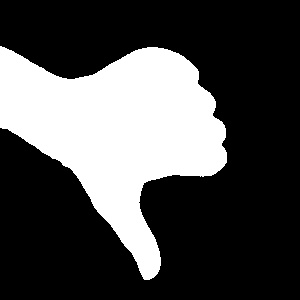
#> input picture data/down/1091.jpg, 300 x 300 px, given in place of the camera
$ python collect-data.py
#> lines starting #> are read from the running program, lines starting #| are printed output that depends on the picture; after the words box and inside, x2 and y2 are one past the last pixel; in counts of white or black regions, pixels touching at a corner belong together
"""Data Collection for gesture recognition model with OpenCV."""

import cv2
import numpy as np
import os

# Create the directories
if not os.path.exists("data1"):
    os.makedirs("data1")

if not os.path.exists("data1/train"):
    os.makedirs("data1/train")

if not os.path.exists("data1/test"):
    os.makedirs("data1/test")

labels = [
    "zero",
    "one",
    "two",
    "three",
    "four",
    "five",
    "six",
    "seven",
    "eight",
    "nine",
    "up",
    "down",
    "left",
    "right",
    "off",
    "on",
    "ok",
]

for i in labels:
    if not os.path.exists("data1/train/" + i):
        os.makedirs("data1/train/" + i)
    if not os.path.exists("data1/test/" + i):
        os.makedirs("data1/test/" + i)


# train/test mode
mode = "test"
directory = f"data1/{mode}/"
minValue = 70

cap = cv2.VideoCapture(0)
interrupt = -1

while True:
    ret, frame = cap.read()
#> frame is the input picture: shape (300, 300, 3); min 0, max 255, mean 75.7
    # simulating mirror image
    frame = cv2.flip(frame, 1)

    # getting count of existing images
    count = {
        "zero": len(os.listdir(directory + "zero")),
        "one": len(os.listdir(directory + "one")),
        "two": len(os.listdir(directory + "two")),
        "three": len(os.listdir(directory + "three")),
        "four": len(os.listdir(directory + "four")),
        "five": len(os.listdir(directory + "five")),
        "six": len(os.listdir(directory + "six")),
        "seven": len(os.listdir(directory + "seven")),
        "eight": len(os.listdir(directory + "eight")),
        "nine": len(os.listdir(directory + "nine")),
        "up": len(os.listdir(directory + "up")),
        "down": len(os.listdir(directory + "down")),
        "left": len(os.listdir(directory + "left")),
        "right": len(os.listdir(directory + "right")),
        "off": len(os.listdir(directory + "off")),
        "on": len(os.listdir(directory + "on")),
        "ok": len(os.listdir(directory + "ok")),
    }

    # printing the count in each set to the screen
    cv2.putText(
        frame,
        "zero : " + str(count["zero"]),
        (10, 70),
        cv2.FONT_HERSHEY_PLAIN,
        1,
        (227, 132, 54),
        1,
    )
#> frame: shape (300, 300, 3); mean B, G, R 76, 75.9, 75.8
    cv2.putText(
        frame,
        "one : " + str(count["one"]),
        (10, 90),
        cv2.FONT_HERSHEY_PLAIN,
        1,
        (227, 132, 54),
        1,
    )
#> frame: shape (300, 300, 3); mean B, G, R 76.2, 76, 75.8
    cv2.putText(
        frame,
        "two : " + str(count["two"]),
        (10, 110),
        cv2.FONT_HERSHEY_PLAIN,
        1,
        (227, 132, 54),
        1,
    )
#> frame: shape (300, 300, 3); mean B, G, R 76.4, 76.1, 75.9
    cv2.putText(
        frame,
        "three : " + str(count["three"]),
        (10, 130),
        cv2.FONT_HERSHEY_PLAIN,
        1,
        (227, 132, 54),
        1,
    )
#> frame: shape (300, 300, 3); mean B, G, R 76.6, 76.2, 75.9
    cv2.putText(
        frame,
        "four : " + str(count["four"]),
        (10, 150),
        cv2.FONT_HERSHEY_PLAIN,
        1,
        (227, 132, 54),
        1,
    )
#> frame: shape (300, 300, 3); mean B, G, R 76.8, 76.3, 75.9
    cv2.putText(
        frame,
        "five : " + str(count["five"]),
        (10, 170),
        cv2.FONT_HERSHEY_PLAIN,
        1,
        (227, 132, 54),
        1,
    )
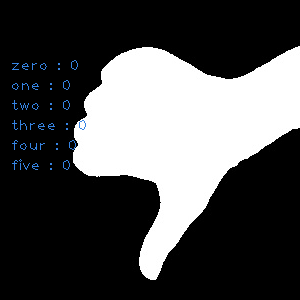
#> frame: shape (300, 300, 3); mean B, G, R 77.1, 76.5, 76
    cv2.putText(
        frame,
        "six : " + str(count["six"]),
        (10, 190),
        cv2.FONT_HERSHEY_PLAIN,
        1,
        (227, 132, 54),
        1,
    )
#> frame: shape (300, 300, 3); 0.08% of pixels changed, all inside (x1, y1, x2, y2) = (12, 179, 63, 190)
    cv2.putText(
        frame,
        "seven : " + str(count["seven"]),
        (10, 210),
        cv2.FONT_HERSHEY_PLAIN,
        1,
        (227, 132, 54),
        1,
    )
    cv2.putText(
        frame,
        "eight : " + str(count["eight"]),
        (10, 230),
        cv2.FONT_HERSHEY_PLAIN,
        1,
        (227, 132, 54),
        1,
    )
    cv2.putText(
        frame,
        "nine : " + str(count["nine"]),
        (10, 250),
        cv2.FONT_HERSHEY_PLAIN,
        1,
        (227, 132, 54),
        1,
    )
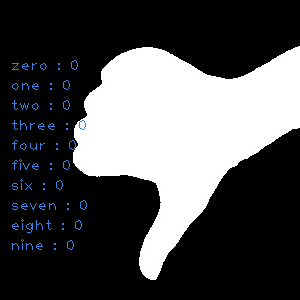
#> frame: shape (300, 300, 3); mean B, G, R 78.1, 77.1, 76.2
    cv2.putText(
        frame,
        "up : " + str(count["up"]),
        (10, 270),
        cv2.FONT_HERSHEY_PLAIN,
        1,
        (227, 132, 54),
        1,
    )
#> frame: shape (300, 300, 3); 0.08% of pixels changed, all inside (x1, y1, x2, y2) = (12, 260, 60, 273)
    cv2.putText(
        frame,
        "down : " + str(count["down"]),
        (10, 290),
        cv2.FONT_HERSHEY_PLAIN,
        1,
        (227, 132, 54),
        1,
    )
    cv2.putText(
        frame,
        "left : " + str(count["left"]),
        (10, 310),
        cv2.FONT_HERSHEY_PLAIN,
        1,
        (227, 132, 54),
        1,
    )
    cv2.putText(
        frame,
        "right : " + str(count["right"]),
        (10, 330),
        cv2.FONT_HERSHEY_PLAIN,
        1,
        (227, 132, 54),
        1,
    )
    cv2.putText(
        frame,
        "off : " + str(count["off"]),
        (10, 350),
        cv2.FONT_HERSHEY_PLAIN,
        1,
        (227, 132, 54),
        1,
    )
    cv2.putText(
        frame,
        "on : " + str(count["on"]),
        (10, 370),
        cv2.FONT_HERSHEY_PLAIN,
        1,
        (227, 132, 54),
        1,
    )
    cv2.putText(
        frame,
        "ok : " + str(count["ok"]),
        (10, 390),
        cv2.FONT_HERSHEY_PLAIN,
        1,
        (227, 132, 54),
        1,
    )

    # coordinates of the Region Of Interest (ROI)
    x1 = int(0.5 * frame.shape[1])
#> x1 = 150
    y1 = 10
    x2 = frame.shape[1] - 10
#> x2 = 290
    y2 = int(0.5 * frame.shape[1])
#> y2 = 150
    # drawing the ROI
    # the increment/decrement by 1 is to compensate for the bounding box
    cv2.rectangle(frame, (220 - 1, 9), (620 + 1, 419), (255, 0, 0), 1)
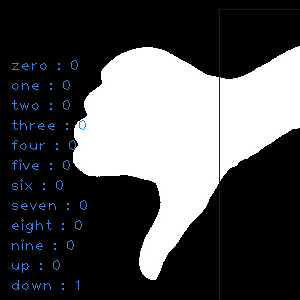
#> frame: shape (300, 300, 3); mean B, G, R 79.3, 77, 76
    # extracting the ROI
    roi = frame[10:410, 220:520]
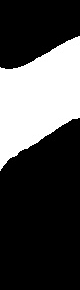
#> roi: shape (290, 80, 3); min 0, max 255, mean 74.9

    cv2.imshow("Data Collection", frame)
    gray = cv2.cvtColor(roi, cv2.COLOR_BGR2GRAY)

    blur = cv2.GaussianBlur(gray, (5, 5), 2)
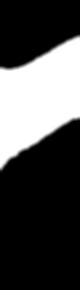
#> blur: shape (290, 80); min 0, max 255, mean 74.9

    th3 = cv2.adaptiveThreshold(
        blur, 255, cv2.ADAPTIVE_THRESH_GAUSSIAN_C, cv2.THRESH_BINARY_INV, 11, 2
    )
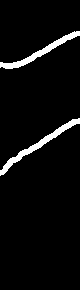
#> th3: shape (290, 80); 4.6% white; 2 white regions, box (x1, y1, x2, y2) and area: (0, 118, 80, 176) 562, (0, 31, 80, 69) 507
    ret, test_image = cv2.threshold(
        th3, minValue, 255, cv2.THRESH_BINARY_INV + cv2.THRESH_OTSU
    )
#> ret = 0

    test_image = cv2.resize(test_image, (300, 300))
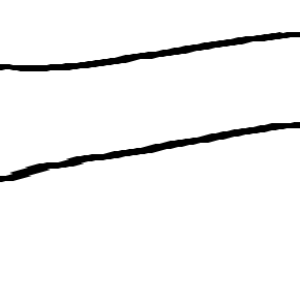
#> test_image: shape (300, 300); min 0, max 255, mean 243.3
    cv2.imshow("Threshold Image", test_image)

    # interrupts
    interrupt = cv2.waitKey(10)
#> (key Esc is pressed here)
    if interrupt & 0xFF == 27:  # esc
        break
    if interrupt & 0xFF == ord("0"):
        cv2.imwrite(directory + "zero/" + str(count["zero"]) + ".jpg", roi)
    if interrupt & 0xFF == ord("1"):
        cv2.imwrite(directory + "one/" + str(count["one"]) + ".jpg", roi)
    if interrupt & 0xFF == ord("2"):
        cv2.imwrite(directory + "two/" + str(count["two"]) + ".jpg", roi)
    if interrupt & 0xFF == ord("3"):
        cv2.imwrite(directory + "three/" + str(count["three"]) + ".jpg", roi)
    if interrupt & 0xFF == ord("4"):
        cv2.imwrite(directory + "four/" + str(count["four"]) + ".jpg", roi)
    if interrupt & 0xFF == ord("5"):
        cv2.imwrite(directory + "five/" + str(count["five"]) + ".jpg", roi)
    if interrupt & 0xFF == ord("6"):
        cv2.imwrite(directory + "six/" + str(count["six"]) + ".jpg", roi)
    if interrupt & 0xFF == ord("7"):
        cv2.imwrite(directory + "seven/" + str(count["seven"]) + ".jpg", roi)
    if interrupt & 0xFF == ord("8"):
        cv2.imwrite(directory + "eight/" + str(count["eight"]) + ".jpg", roi)
    if interrupt & 0xFF == ord("9"):
        cv2.imwrite(directory + "nine/" + str(count["nine"]) + ".jpg", roi)
    if interrupt & 0xFF == ord("u"):
        cv2.imwrite(directory + "up/" + str(count["up"]) + ".jpg", roi)
    if interrupt & 0xFF == ord("d"):
        cv2.imwrite(directory + "down/" + str(count["down"]) + ".jpg", roi)
    if interrupt & 0xFF == ord("l"):
        cv2.imwrite(directory + "left/" + str(count["left"]) + ".jpg", roi)
    if interrupt & 0xFF == ord("r"):
        cv2.imwrite(directory + "right/" + str(count["right"]) + ".jpg", roi)
    if interrupt & 0xFF == ord("f"):
        cv2.imwrite(directory + "off/" + str(count["off"]) + ".jpg", roi)
    if interrupt & 0xFF == ord("o"):
        cv2.imwrite(directory + "on/" + str(count["on"]) + ".jpg", roi)
    if interrupt & 0xFF == ord("k"):
        cv2.imwrite(directory + "ok/" + str(count["ok"]) + ".jpg", roi)

cap.release()
cv2.destroyAllWindows()

$ run again, on data/down/186.jpg
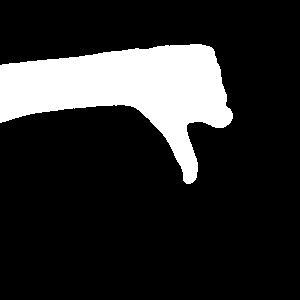
#> input picture data/down/186.jpg, 300 x 300 px, given in place of the camera
#> frame is the input picture: shape (300, 300, 3); min 0, max 255, mean 43.2
#> `th3 = cv2.adaptiveThreshold( blur, 255, cv2.ADAPTIVE_THRESH_GAUSSIAN_C..`:
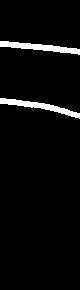
#> th3: shape (290, 80); 4% white; 2 white regions, box (x1, y1, x2, y2) and area: (0, 41, 80, 55) 468, (0, 98, 80, 119) 464
#> ret = 0
#> `test_image = cv2.resize(test_image, (300, 300))`:
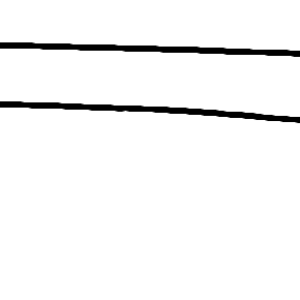
#> test_image: shape (300, 300); min 0, max 255, mean 244.8

$ run again, on data/down/549.jpg
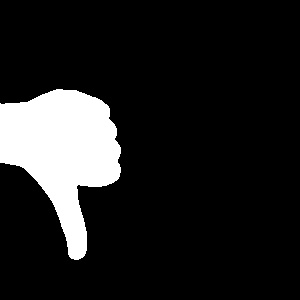
#> input picture data/down/549.jpg, 300 x 300 px, given in place of the camera
#> frame is the input picture: shape (300, 300, 3); min 0, max 255, mean 32.5
#> `th3 = cv2.adaptiveThreshold( blur, 255, cv2.ADAPTIVE_THRESH_GAUSSIAN_C..`:
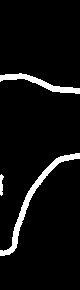
#> th3: shape (290, 80); 5.7% white; 3 white regions, box (x1, y1, x2, y2) and area: (0, 153, 80, 256) 791, (0, 73, 80, 94) 479, (0, 174, 4, 196) 59
#> ret = 0
#> `test_image = cv2.resize(test_image, (300, 300))`:
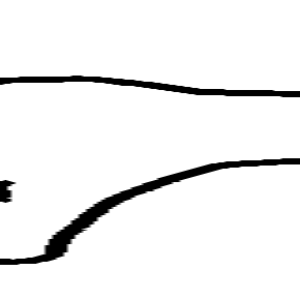
#> test_image: shape (300, 300); min 0, max 255, mean 240.4

$ run again, on data/down/588.jpg
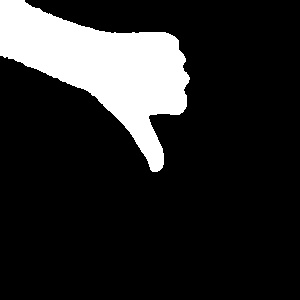
#> input picture data/down/588.jpg, 300 x 300 px, given in place of the camera
#> frame is the input picture: shape (300, 300, 3); min 0, max 255, mean 40.7
#> th3: shape (290, 80); 3% white; 2 white regions, box (x1, y1, x2, y2) and area: (0, 46, 80, 84) 496, (0, 0, 38, 15) 198
#> ret = 0
#> `test_image = cv2.resize(test_image, (300, 300))`:
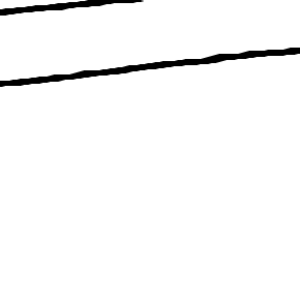
#> test_image: shape (300, 300); min 0, max 255, mean 247.4
